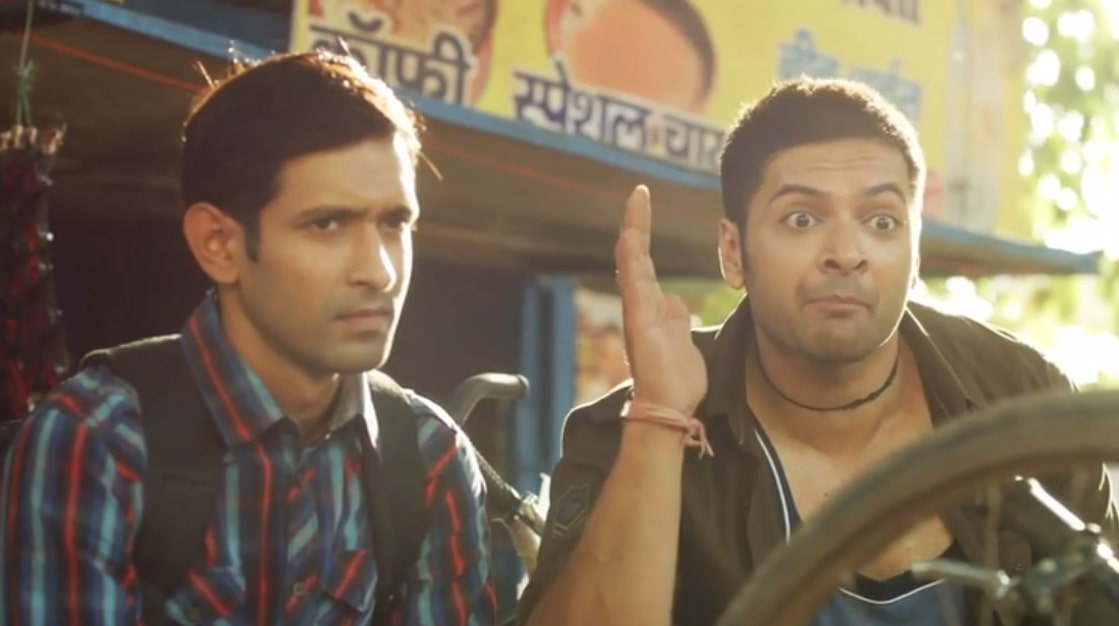
#> input picture Expt 4-Image Transformation/guddu.jpg, 1119 x 626 px
$ jupyter execute Expt_4_Image_Transformation.ipynb
#> lines starting #> are read from the running program, lines starting #| are printed output that depends on the picture
# Expt 4
# Image Transformation

[cell 1]
# importing dependencies
import cv2
import numpy as np
import matplotlib.pyplot as plt

[cell 2]
# reading image
img = cv2.imread("guddu.jpg")
#> img is the input picture: shape (626, 1119, 3); mean B, G, R 90, 111.2, 127.5

[cell 3]
img = cv2.cvtColor(img, cv2.COLOR_BGR2GRAY)
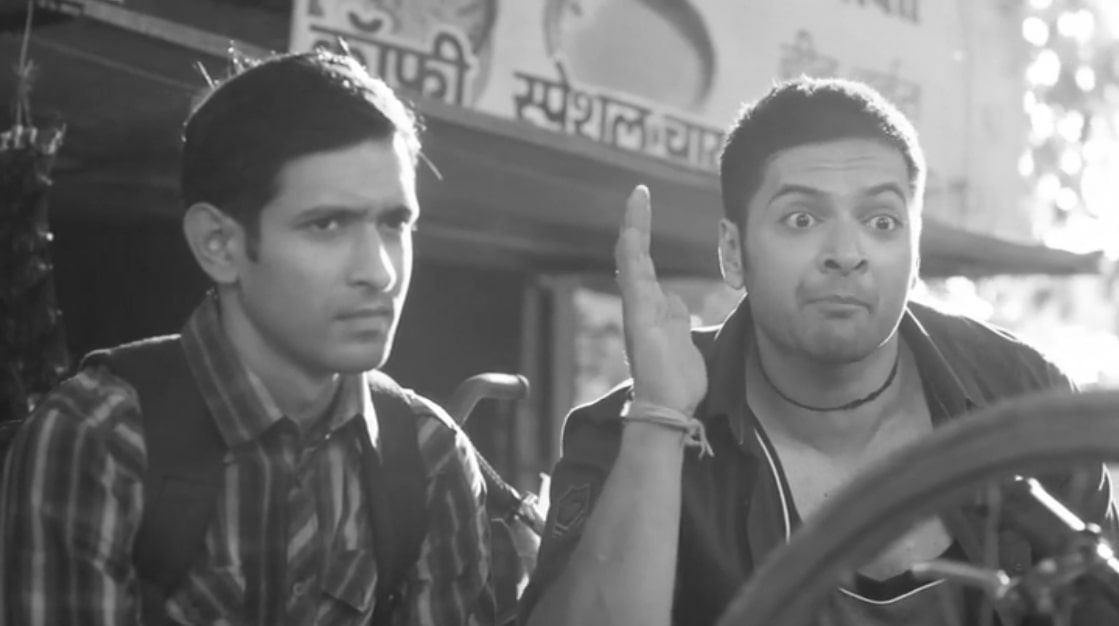
#> img: shape (626, 1119); min 28, max 255, mean 113.6
plt.axis('off')
plt.imshow(img, cmap='gray')

[cell 4]
print("Dimensions: ", img.shape)
#| Dimensions:  (626, 1119)

# Image Scaling

[cell 5]
# Down scaling
def scaleDown(img):
  print("------------Scaling Down Image------------")
  x = int(input("Enter Scaling Percentage: "))
#> the answer given: 3
  print("Original Image Dimension: ", img.shape)
#| Original Image Dimension:  (626, 1119)

  row = int(img.shape[0] * (100 - x)/ 100)
#> row = 607
  col = int(img.shape[1] * (100 - x)/ 100)
#> col = 1085

  dimension = (col, row)
#> dimension = (1085, 607)

  imgDown = cv2.resize(img, dimension, interpolation = cv2.INTER_AREA)
  print("Dimensions of Scaled Down Image: ", imgDown.shape)
#| Dimensions of Scaled Down Image:  (607, 1085)
  return imgDown

[cell 6]
imgDown = scaleDown(img)
plt.axis('off')
plt.imshow(imgDown, cmap = 'gray')

[cell 7]
# Up scaling
def scaleUp(img):
  print("------------Scaling Up Image------------")
  x = int(input("Enter Scaling Factor: "))
#> the answer given: 3
  print("Original Image Dimension: ", img.shape)
#| Original Image Dimension:  (626, 1119)

  row = int(img.shape[0] * (x))
#> row = 1878
  col = int(img.shape[1] * (x))
#> col = 3357

  dimension = (col, row)
#> dimension = (3357, 1878)

  imgUp = cv2.resize(img, dimension, interpolation = cv2.INTER_AREA)
  print("Dimensions of Scaled Down Image: ", imgUp.shape)
#| Dimensions of Scaled Down Image:  (1878, 3357)
  return imgUp
